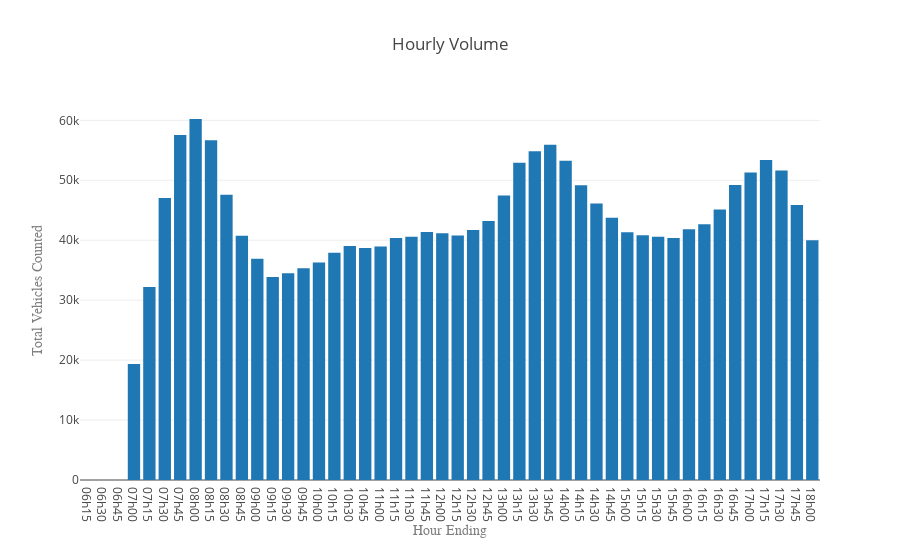

Notebook source saved alongside this figure:
### Code cell
resultaat_uureindig = resultaat.rolling(4).sum()

data = [go.Bar(x=resultaat_uureindig.index, y=resultaat_uureindig['TOTAL'])]

layout = go.Layout(
    title='Hourly Volume',
    xaxis=dict(
        title='Hour Ending',
        titlefont=dict(
            family='Courier New, monospace',
            size=14,
            color='#7f7f7f'
        )
    ),
    yaxis=dict(
        title='Total Vehicles Counted',
        titlefont=dict(
            family='Courier New, monospace',
            size=14,
            color='#7f7f7f'
        )
    )
)

fig = go.Figure(data=data, layout=layout)

plotly.offline.iplot(fig, filename='jupyter-basic_bar')

### Figure 1 — Plotly figure (JSON) as saved in the notebook; plotly's stock layout.template omitted (floating-point values rounded to 4 significant figures)
{"data": [{"type": "bar", "x": ["06h15", "06h30", "06h45", "07h00", "07h15", "07h30", "07h45", "08h00", "08h15", "08h30", "08h45", "09h00", "09h15", "09h30", "09h45", "10h00", "10h15", "10h30", "10h45", "11h00", "11h15", "11h30", "11h45", "12h00", "12h15", "12h30", "12h45", "13h00", "13h15", "13h30", "13h45", "14h00", "14h15", "14h30", "14h45", "15h00", "15h15", "15h30", "15h45", "16h00", "16h15", "16h30", "16h45", "17h00", "17h15", "17h30", "17h45", "18h00"], "y": [null, null, null, 19341, 32190, 47040, 57546, 60225, 56660, 47575, 40768, 36898, 33870, 34497, 35323, 36292, 37922, 39046, 38717, 38938, 40389, 40569, 41376, 41179, 40803, 41718, 43209, 47455, 52915, 54851, 55919, 53250, 49153, 46133, 43761, 41329, 40848, 40578, 40369, 41822, 42682, 45121, 49222, 51311, 53376, 51618, 45873, 39983]}], "layout": {"title": "Hourly Volume", "xaxis": {"title": "Hour Ending", "titlefont": {"color": "#7f7f7f", "family": "Courier New, monospace", "size": 14}}, "yaxis": {"title": "Total Vehicles Counted", "titlefont": {"color": "#7f7f7f", "family": "Courier New, monospace", "size": 14}}}}
